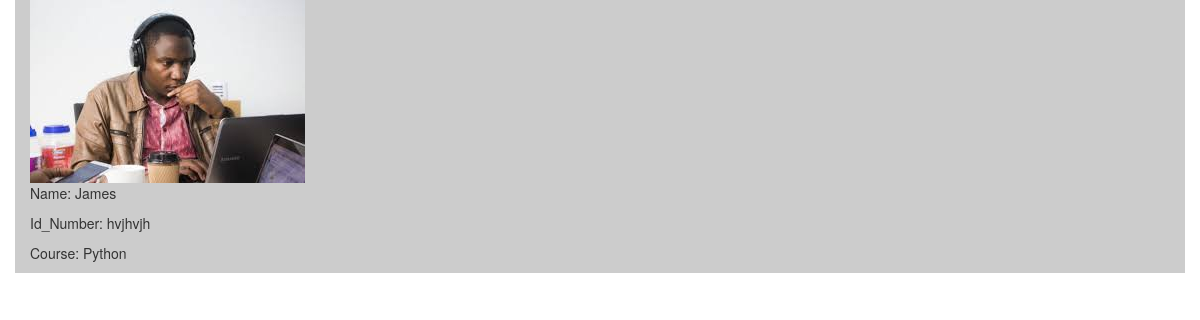
The app's page /trainer/view/1/ with its own data.
### trainer/models.py (models this page shows, shortened)
class Trainer(models.Model):
	first_name=models.CharField(max_length = 50)
	second_name=models.CharField(max_length = 50)
	gender=models.CharField(max_length=20)
	id_number=models.CharField(max_length=50, null=True)
	email=models.EmailField(max_length=70)
	phone_number=models.CharField(max_length=70)
	profession=models.CharField(max_length=70)
	date_employed=models.DateField()
	course_teaching=models.CharField(max_length=100)
	working_status=models.CharField(max_length=100)
	others=models.CharField(max_length=100)
	pic=models.ImageField(upload_to="profile_pic",blank=True)

### trainer/views.py (the view)
# urls.py: path("view/<int:pk>/",trainer_details,name="trainer_details"),
def trainer_details(request,pk):
	trainer =Trainer.objects.get(pk=pk)
	return render(request,"trainer_details.html",{"trainer":trainer})

### trainer/templates/trainer_details.html (shortened to what this page needs)
<!DOCTYPE html>
<html>
<head>
	  <link rel="stylesheet" href="https://maxcdn.bootstrapcdn.com/bootstrap/3.4.0/css/bootstrap.min.css">
</head>
<body>
	<div class="container">
		<img src={{trainer.pic.url}}/>
		<p>Name: {{trainer.first_name}}</p>
		<p>Id_Number: {{trainer.id_number}}</p>
		<p>Course: {{trainer.course_teaching}}</p>
	</div>
</body>
</html>

### trainer/templates/trainer_details.html (style rules this page uses)
.container { background-color: #ccc; margin: 0 auto; }

### records on screen
Trainer: pic (picture), first_name "James", id_number "hvjhvjh", course_teaching "Python"
